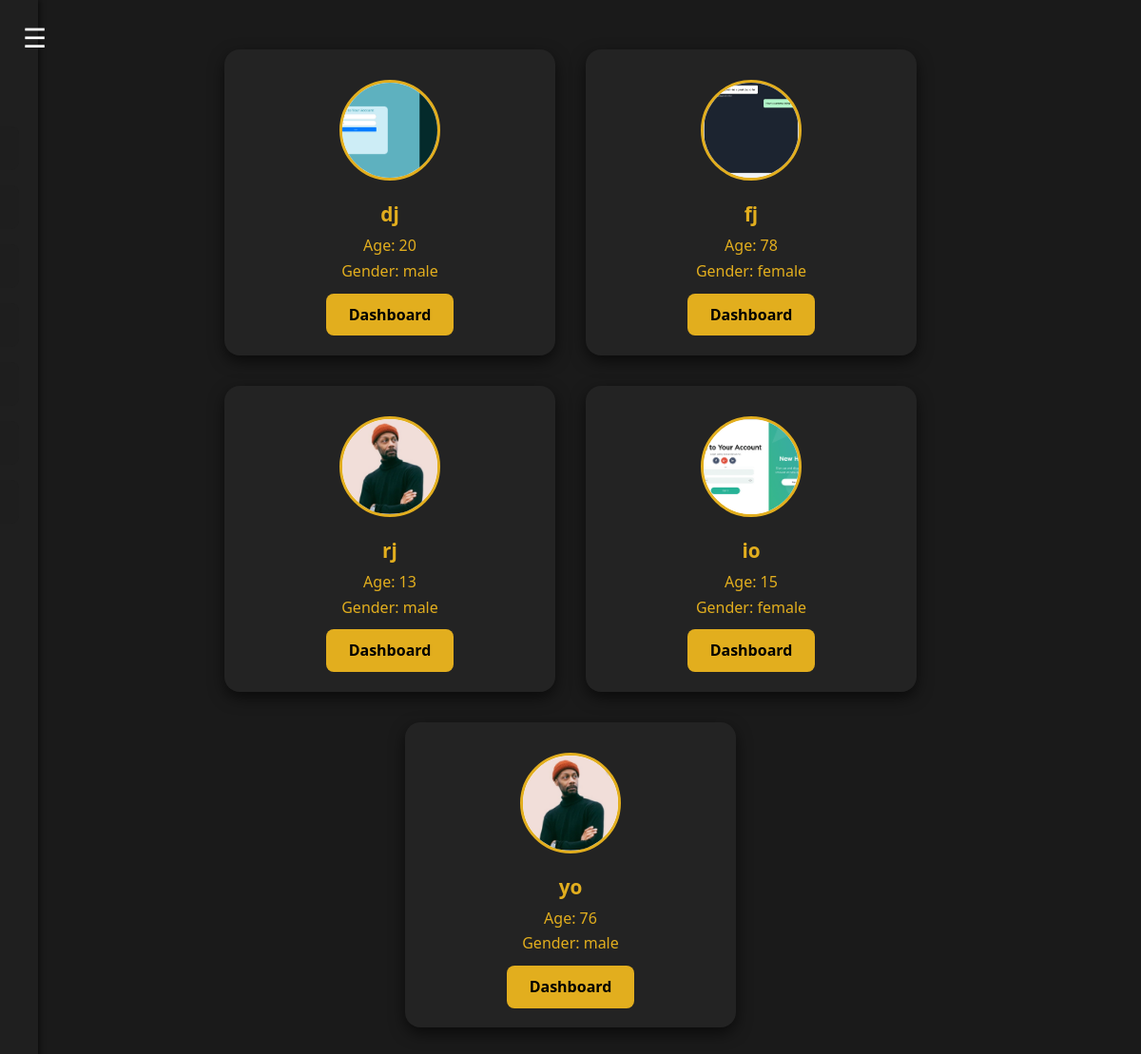
The app's page /view_users/ (signed in), older data.
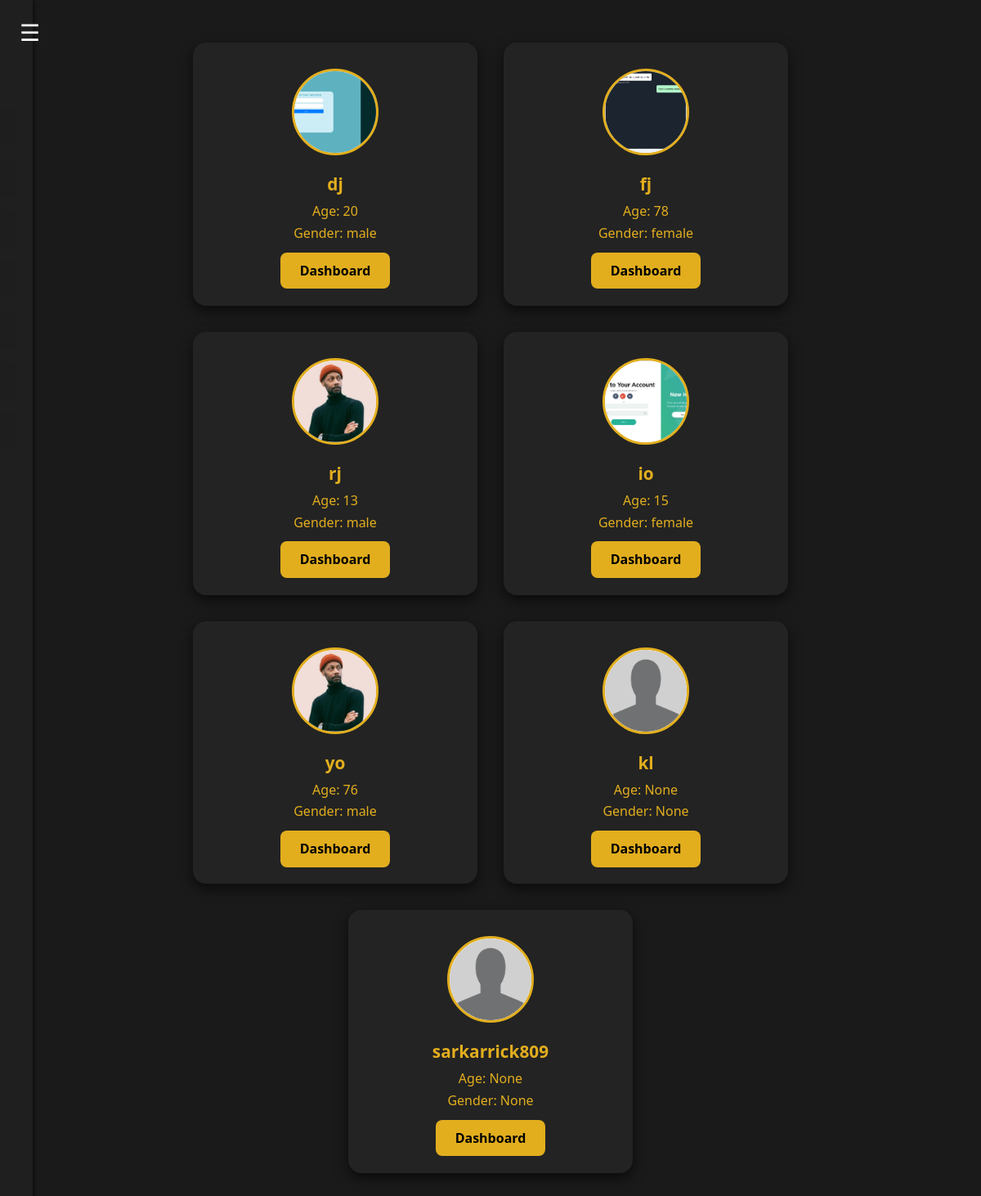
The same page, newer data.
### accounts/models.py (models this page shows, shortened)
class Profile(models.Model):
    user = models.OneToOneField(User, on_delete=models.CASCADE)
    role = models.CharField(max_length=10, choices=[
        ('user', 'User'),
        ('trainer', 'Trainer'),
        ('admin', 'Admin')
    ])
    username = models.CharField(max_length=200,null=True)
    first_name = models.CharField(max_length=200,null=True)
    last_name = models.CharField(max_length=200,null=True)
    age = models.IntegerField(max_length=3,null=True)
    gender = models.CharField(max_length=10, null=True,choices=[
        ('male', 'Male'),
        ('female', 'Female'),
    ])
    phone_number = models.IntegerField(max_length=15,null=True)
    whatsapp_number = models.IntegerField(max_length=15,null=True)
    email = models.CharField(max_length=200,null=True)
    address = models.CharField(max_length=200,null=True)
    profile_pic = models.ImageField(default="default.png",null=True,blank=True)

### accounts/decorators.py (the view)
        def wrapper_func(request,*args,**kwargs):
            group = None
            if request.user.groups.exists():
                group = request.user.groups.all()[0].name
            if group in allowed_roles:
                return view_func(request,*args,**kwargs)
            else:
                return HttpResponse('You are not authorised to view this page')

### accounts/views.py (called while the page is built)
@never_cache
@login_required(login_url='login')
@allowed_users(allowed_roles=['admin','trainer'])
def view_users(request):
    users = Profile.objects.filter(role='user')
    return render(request, 'accounts/view_user.html', {'users': users})

### accounts/templates/accounts/view_user.html (shortened to what this page needs)
{% extends "accounts/base_trainer.html" %}
{% load static %}
{% block extra_css %}
    <link rel="stylesheet" href="{% static 'css/view_user.css' %}">
{% endblock %}
{% block content %}
    <div class="user-list-container">
    {% for user in users %}
        <div class="user-info">
            <div class="user-profilepic">
                {% if user.profile_pic %}
                    <img src="{{ user.profile_pic.url }}" alt="Profile Picture">
                {% else %}
                    <img src="{% static 'images/default.png' %}" alt="Profile Picture">
                {% endif %}
            </div>
            <div class="user-profilename">{{ user.username }}</div>
            <div class="age">Age: {{ user.age }}</div>
            <div class="gender">Gender: {{ user.gender }}</div>
            <div class="dashboard-btn">
                <a href="{% url 'trainer_view_user_dashboard' user.username %}" class="btn dashboard-link">Dashboard</a>
            </div>
        </div>
    {% endfor %}
{% endblock %}

### accounts/templates/accounts/base_trainer.html (shortened to what this page needs)
{% load static %}
<!DOCTYPE html>
<html lang="en">
<head>
    <link rel="stylesheet" href="{% static 'css/base_user.css' %}">
    {% block extra_css %}{% endblock %}
</head>
<body>
    <button class="hamburger" onclick="toggleSidebar()">☰</button>
    <div class="dashboard-layout" id="dashboard">
        <aside class="sidebar" id="sidebar">
            <h1 class="logo">Trainer Panel</h1>
            <nav>
                <a href="{% url 'user' %}">Profile</a>
                <a href="{% url 'inbox' %}">Inbox</a>
                <a href="{% url 'view_users' %}">View Users</a>
                <a href="{% url 'assign_workout' %}">Assign Workout</a>
                <a href="{% url 'trainer_appointments' %}">Appointments</a>
                <a href="{% url 'trainer_reviews' %}" class="btn">My Reviews</a>
                <a href="{% url 'logout' %}">Log Out</a>
            </nav>
        </aside>
        <main class="main-content">
            {% block content %}{% endblock %}
        </main>
    </div>
</body>
</html>

### static/css/base_user.css (style rules this page uses)
body { margin: 0; font-family: 'Segoe UI', sans-serif; background-color: #0d1b2a; color: #ffffff; }
.dashboard-layout { display: flex; height: 100vh; }
.sidebar { width: 25%; background-color: #14213d; padding: 2rem; display: flex; flex-direction: column; }
.logo { color: #fca311; font-size: 2rem; margin-bottom: 2rem; }
.sidebar nav { display: flex; flex-direction: column; gap: 1rem; }
.sidebar a { color: #fca311; text-decoration: none; background-color: #1e1e1e; padding: 0.75rem 1rem; border-radius: 0.5rem; font-weight: bold; transition: background 0.3s; }
.main-content { width: 75%; padding: 2rem; background-color: #1a1a1a; overflow-y: auto; }
body { margin: 0; background-color: #121212; color: #fff; font-family: Arial, sans-serif; }
.hamburger { position: fixed; top: 16px; left: 16px; z-index: 2000; background: none; border: none; font-size: 28px; color: white; cursor: pointer; padding: 8px; display: block; margin: 0; }
.dashboard-layout { display: flex; transition: margin-left 0.3s ease; }
.sidebar { width: 250px; height: 100vh; background-color: #1f1f1f; padding: 60px 20px 20px 20px; box-shadow: 2px 0 5px rgba(0,0,0,0.5); position: fixed; top: 0; left: -250px; transition: left 0.3s ease; z-index: 1000; }
.sidebar .logo { font-size: 24px; margin-bottom: 20px; }
.main-content { flex: 1; padding: 20px; margin-left: 0; transition: margin-left 0.3s ease; }
nav a { display: block; color: #fff; padding: 10px 0; text-decoration: none; }

### static/css/view_user.css (style rules this page uses)
body { background: #181818; font-family: 'Segoe UI', Arial, sans-serif; margin: 0; padding: 0; color: #fff; }
.user-list-container { display: flex; flex-wrap: wrap; gap: 2rem; justify-content: center; padding: 2rem; }
.user-info { background: #232323; border-radius: 1rem; box-shadow: 0 6px 16px rgba(0, 0, 0, 0.6); padding: 2rem 1.5rem; width: 300px; display: flex; flex-direction: column; align-items: center; text-align: center; transition: transform 0.2s, box-shadow 0.2s; }
.user-profilepic img { width: 100px; height: 100px; border-radius: 50%; object-fit: cover; border: 3px solid #e2ae1e; margin-bottom: 1rem; background: #fff; }
.user-profilename { font-size: 1.3rem; font-weight: bold; color: #e2ae1e; margin-bottom: 0.5rem; }
.age, .gender { font-size: 1rem; margin-bottom: 0.3rem; color: #e2ae1e; }
.dashboard-btn { margin-top: 1.2rem; }
.dashboard-btn a { padding: 0.7rem 1.5rem; background: #e2ae1e; color: #000; border-radius: 0.5rem; font-weight: bold; font-size: 1rem; text-decoration: none; transition: background 0.2s, color 0.2s; }

Row changes from the older to the newer data that the page shows:
added Profile: profile_pic (placeholder picture), username "kl", age "None", gender "None"
added Profile: profile_pic (placeholder picture), username "sarkarrick809", age "None", gender "None"
